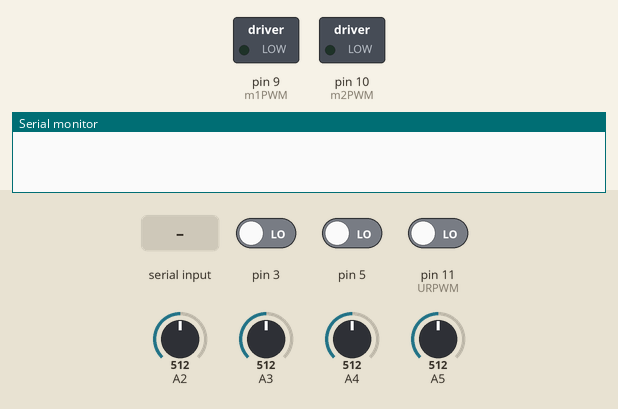
This sketch was run on a simulated Arduino Uno, built with avr-gcc and run on an emulated ATmega328P. Shown: switched loads named in the sketch (green lamp = pin HIGH), the last lines printed to the serial monitor. Inputs (shaded band) come from the test bench; at power-on: A2 = 512, A3 = 512, pin 3 LOW, pin 5 LOW, pin 11 (URPWM) LOW, A4 = 512, A5 = 512.

Above: at 0.9 s.
1.0 s: "90,45\n" received over Serial
At 3.65 s:
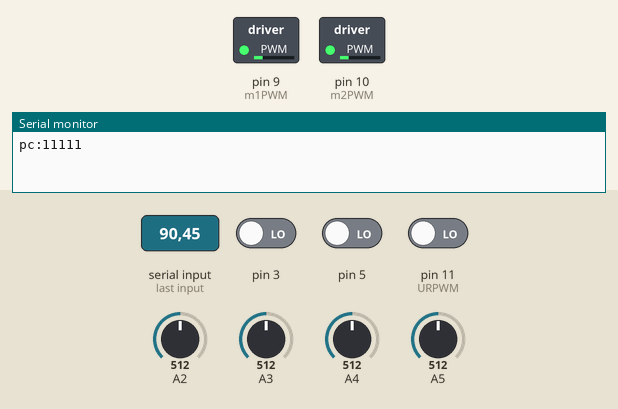
4.0 s: A2 set to 306
7.0 s: A3 set to 306
10.0 s: A3 set to 290
At 11.2 s:
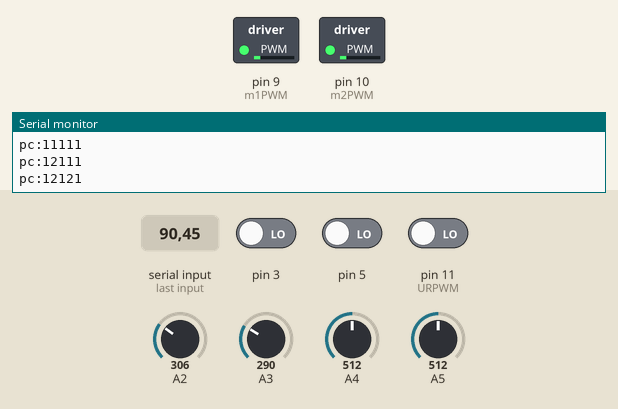
12.3 s: A3 set to 510
At 13.5 s:
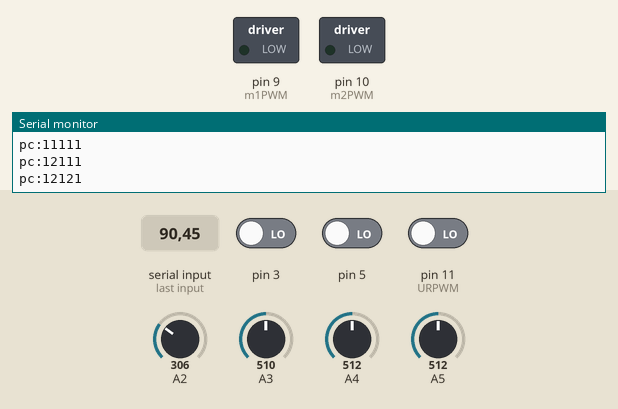
13.8 s: "30,150\n" received over Serial
At 16.12 s:
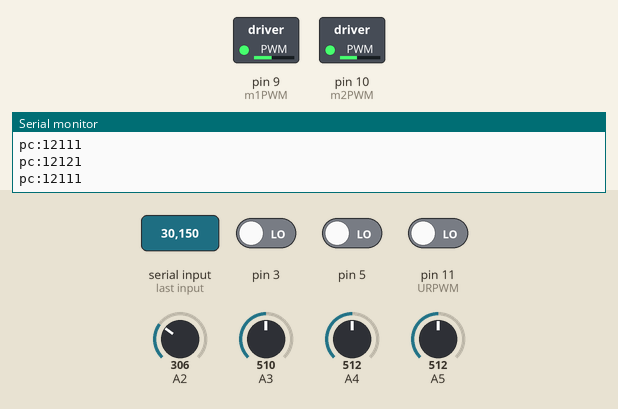
Timing chart, 0 to 17.8 s (numbered marks = the images above; inputs shaded):
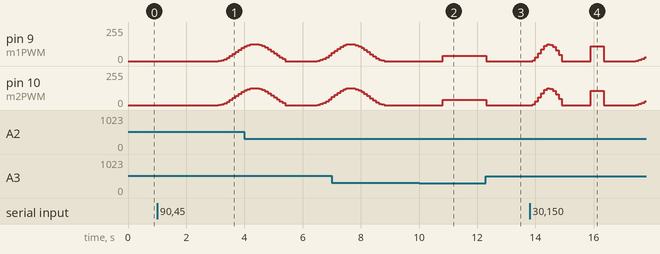

Measured:
- after the input at 1.0 s, pin 9 (m1PWM), pin 10 (m2PWM): moves from 0/255 to 98/255 over 0.80 s, starting after 2.1 s
- after the input at 10.0 s, pin 9 (m1PWM), pin 10 (m2PWM): 0/255 → 40/255 after 0.81 s
- after the input at 12.3 s, pin 9 (m1PWM), pin 10 (m2PWM): 40/255 → 0/255 at once
- after the input at 13.8 s, pin 9 (m1PWM): 0/255 → 7/255 after 0.10 s, → 28/255 0.10 s later, → 58/255 0.10 s later, → 89/255 0.10 s later, … (17 changes in this stretch); pin 10 (m2PWM): 0/255 → 7/255 after 0.10 s, → 28/255 0.10 s later, → 58/255 0.10 s later, → 89/255 0.10 s later, … (17 changes in this stretch)

The sketch:

Xiao_qiang_v4.ino
```cpp
/*
  Left motor = M2, Right motor = M1
  Connections             Arduino Pin
  M2Encoder B output ---> pin 3
  M1Encoder B output ---> pin 5

  Robot Communications Protocol v3.0
    Whenever a command finishes execution, sensor data is relayed back at the end of each movement command

  At software lab 3 arena, speed = 500, interval = 100
  m2_P = 1.106, m2_I = 0.0001, m2_D = 0.001;
  m1_P = 1.1, m1_I = 0.0001, m1_D = 0.001;

  Need to add move 2,3 grids and rotate right 180
  need to finalize FSM and command list
*/

#include <PID_v1.h>
#define samples 21
#define pi 3.14159265359
#define left_rotation_interval 1100
#define left_rotation_pi_const 0.8
#define right_rotation_interval 1100
#define right_rotation_pi_const 0.79
#define left_180_rotation_interval 2400
#define left_180_rotation_pi_const 0.38
#define right_180_rotation_interval 2400
#define right_180_rotation_pi_const 0.41
#define rotation_sampling_interval 100

// initialization
int m1INA = 2;      // Motor1 Dir A
int m1INB = 4;        // Motor1 Dir B
int m1PWM = 9;       // M1PWM
int m2INA = 7;      // Motor2 Dir A
int m2INB = 8;        // Motor2 Dir B
int m2PWM = 10;       // M2PWM
int URPWM = 11; // PWM Output 0-25000US,Every 50US represent 1cm
int URCOMP= 13; // PWM trigger pin
unsigned long prev_ms = 0, sensor_cooldown_duration = 1000;
unsigned long interval = 100 ; // time unit = ms
unsigned long _1_grid_movement_duration = 450;
unsigned long _2_grid_movement_duration = 900;
unsigned long _3_grid_movement_duration = 1250;
unsigned long _10_grid_movement_duration = 4200;
int m1PrevState, m1State, m2PrevState, m2State, command=0, sonarDist=0;
double m2DC = 0.0, m1DC = 0.0, m1SpeedAdjustment, m2SpeedAdjustment, m1Count=0.0, m2Count=0.0, targetSpeed = 0.0; // note: adjust target speed at the case statements
double m2_P = 1.1, m2_I = 0.0001, m2_D = 0.001;
double m1_P = 1.09, m1_I = 0.0001, m1_D = 0.001;
String commandBuffer = ""; // 71277776377627
boolean sendSensorReading=true;
int leftSideSensor[samples], leftDiagSensor[samples], rightSideSensor[samples], rightDiagSensor[samples];
int leftSideSensorMedian=0, leftDiagSensorMedian=0, rightDiagSensorMedian=0, rightSideSensorMedian=0;
int obstaclePositions[5];
double right_rotation_dc[right_rotation_interval/rotation_sampling_interval] ;
double left_rotation_dc[left_rotation_interval/rotation_sampling_interval] ;
double left_180_rotation_dc[left_180_rotation_interval/rotation_sampling_interval] ;
double right_180_rotation_dc[right_180_rotation_interval/rotation_sampling_interval] ;

//Specify the links and initial tuning parameters
PID leftPID(&m2Count, &m2SpeedAdjustment, &targetSpeed, m2_P, m2_I , m2_D, DIRECT);
PID rightPID(&m1Count, &m1SpeedAdjustment, &targetSpeed, m1_P, m1_I, m1_D, DIRECT);


void setup() {
  // setting String buffer size
  commandBuffer.reserve(200);

  // Setting initial states of FSMs
  m2PrevState = digitalRead(3);
  m1PrevState = digitalRead(5);

  //tell the PID to range between -88 and 800
  leftPID.SetOutputLimits(-800,800);
  rightPID.SetOutputLimits(-800,800);

  //turn the PID on
  leftPID.SetMode(AUTOMATIC);
  rightPID.SetMode(AUTOMATIC);

  Serial.begin(115200); // set the baud rate

  // Establishing Communications
  while(!Serial);

  // Compute right rotation dc
  for(int i=0,t=0; i<(right_rotation_interval/rotation_sampling_interval); i++,t+=rotation_sampling_interval){
    right_rotation_dc[i] = abs(0.5*sin(right_rotation_pi_const*pi*t*0.001)*sin(right_rotation_pi_const*pi*t*0.001));
    //Serial.println(right_rotation_dc[i]);
  }
  // Compute left rotation dc
  for(int i=0,t=0; i<(left_rotation_interval/rotation_sampling_interval); i++,t+=rotation_sampling_interval){
    left_rotation_dc[i] = abs(0.5*sin(left_rotation_pi_const*pi*t*0.001)*sin(left_rotation_pi_const*pi*t*0.001));
    //Serial.println(left_rotation_dc[i]);
  }
  // Compute left 180 rotation dc
  for(int i=0,t=0; i<(left_180_rotation_interval/rotation_sampling_interval); i++,t+=rotation_sampling_interval){
    left_180_rotation_dc[i] = abs(0.5*sin(left_180_rotation_pi_const*pi*t*0.001)*sin(left_180_rotation_pi_const*pi*t*0.001));
    //Serial.println(left_180_rotation_dc[i]);
  }
  // Compute right 180 rotation dc
  for(int i=0,t=0; i<(right_180_rotation_interval/rotation_sampling_interval); i++,t+=rotation_sampling_interval){
    right_180_rotation_dc[i] = abs(0.5*sin(right_180_rotation_pi_const*pi*t*0.001)*sin(right_180_rotation_pi_const*pi*t*0.001));
    //Serial.println(right_180_rotation_dc[i]);
  }
  while(Serial.available()<1){}
}

void loop() {
  switch(command){
    case 0:  // idle state, send readings once and check if there is next command
      // check if need to send sensor reading
      if(sendSensorReading){
        obstacleIdentification();
        sendSensorReading = false;

        // if obstacle position is x1x1x or x2x2x, reposition robot
        if((obstaclePositions[1]==1 && obstaclePositions[3]==1)||(obstaclePositions[1]==2 && obstaclePositions[3]==2))
          repositionRobotFront();

      }
      // check for next command
      if(commandBuffer.length() > 1){
        command = commandBuffer.charAt(0)-48;
        commandBuffer = commandBuffer.substring(1);
      }
      else if(commandBuffer.length() == 1){
        command = commandBuffer.charAt(0)-48;
        commandBuffer = "";
      }
      else command = 0;
    break;

    case 1: // move 1 grid
      // Setting wheels to move robot forward
      digitalWrite(m1INB, HIGH);
      digitalWrite(m2INB, HIGH);
      digitalWrite(m1INA, LOW);
      digitalWrite(m2INA, LOW);

      targetSpeed = 500;
      for(unsigned long movement_start_time = millis(); (millis() - movement_start_time)<_1_grid_movement_duration;)
        moveForward();
      analogWrite(m2PWM, 0*255);
      analogWrite(m1PWM, 0*255);
      command = 0;
      sendSensorReading = true;
    break;

    case 2: // rotate left 90
      rotateLeft90();
      command = 0;
      sendSensorReading = true;
    break;

    case 3: // rotate right 90
      rotateRight90();
      command = 0;
      sendSensorReading = true;
    break;

    case 4: // left 180
      rotateLeft180();
      command = 0;
      sendSensorReading = true;
    break;

    case 5: // right 180
      rotateRight180();
      command = 0;
      sendSensorReading = true;
    break;

    case 6: //  move 2 grid
      // Setting wheels to move robot forward
      digitalWrite(m1INB, HIGH);
      digitalWrite(m2INB, HIGH);
      digitalWrite(m1INA, LOW);
      digitalWrite(m2INA, LOW);
      targetSpeed = 500;
      for(unsigned long movement_start_time = millis(); (millis() - movement_start_time)<_2_grid_movement_duration;)
        moveForward();
      analogWrite(m2PWM, 0*255);
      analogWrite(m1PWM, 0*255);
      sendSensorReading = true;
      command = 0;
    break;

    case 7: // move 3 grid
      // Setting wheels to move robot forward
      digitalWrite(m1INB, HIGH);
      digitalWrite(m2INB, HIGH);
      digitalWrite(m1INA, LOW);
      digitalWrite(m2INA, LOW);
      targetSpeed = 500;

      for(unsigned long movement_start_time = millis(); (millis() - movement_start_time)<_3_grid_movement_duration;)
        moveForward();
      analogWrite(m2PWM, 0*255);
      analogWrite(m1PWM, 0*255);
      sendSensorReading = true;
      command = 0;
    break;

    case 8: // move 10 grid
    // Setting wheels to move robot forward
      digitalWrite(m1INB, HIGH);
      digitalWrite(m2INB, HIGH);
      digitalWrite(m1INA, LOW);
      digitalWrite(m2INA, LOW);
      targetSpeed = 500;
      for(unsigned long movement_start_time = millis(); (millis() - movement_start_time)<_10_grid_movement_duration;)
        moveForward();
      analogWrite(m1PWM, 0*255);
      analogWrite(m2PWM, 0*255);
      sendSensorReading = true;
      command = 0;
    default: command = 0; // go to idle state by default
  }
}

void serialEvent(){
  // get data from serial buffer
  while(Serial.available()){
    char inChar = (char)Serial.read();
    commandBuffer += inChar;
  }
  // remove whitespaces
  commandBuffer.trim();
}

void obstacleIdentification(){
  for(long startTime=millis();(millis()-startTime)<sensor_cooldown_duration;){
    computeMedian();
    sonarReading();
  }
  // check left side distance
  if(leftSideSensorMedian>=19 && leftSideSensorMedian<=25)
    obstaclePositions[0] = 3;
  else if(leftSideSensorMedian>=11 && leftSideSensorMedian<=18)
    obstaclePositions[0] = 2;
  else if(leftSideSensorMedian<11 && leftSideSensorMedian>0)
    obstaclePositions[0] = 1;
  else
    obstaclePositions[0] = 0;

  // check left diag distance
  if(leftDiagSensorMedian>=18 && leftDiagSensorMedian<=25)
    obstaclePositions[1] = 3;
  else if(leftDiagSensorMedian>=13 && leftDiagSensorMedian<=17)
    obstaclePositions[1] = 2;
  else if(leftDiagSensorMedian<12 && leftDiagSensorMedian>0)
    obstaclePositions[1] = 1;
  else
    obstaclePositions[1] = 0;

  // check right diag distance
  if(rightDiagSensorMedian>=19 && rightDiagSensorMedian<=31)
    obstaclePositions[3] = 3;
  else if(rightDiagSensorMedian>=13 && rightDiagSensorMedian<=18)
    obstaclePositions[3] = 2;
  else if(rightDiagSensorMedian<12 && rightDiagSensorMedian>0)
    obstaclePositions[3] = 1;
  else
    obstaclePositions[3] = 0;

  // check ultrasonic distance
  if(sonarDist>=23 && sonarDist<=30)
    obstaclePositions[2] = 3;
  else if(sonarDist>=12 && sonarDist<=16)
    obstaclePositions[2] = 2;
  else if(sonarDist<=11)
    obstaclePositions[2] = 1;
  else
    obstaclePositions[2] = 0;

  // check right side distance
  if(rightSideSensorMedian>=21 && rightSideSensorMedian<=24)
    obstaclePositions[4] = 3;
  else if(rightSideSensorMedian>=12 && rightSideSensorMedian<=20)
    obstaclePositions[4] = 2;
  else if(rightSideSensorMedian<12 && rightSideSensorMedian>0)
    obstaclePositions[4] = 1;
  else
    obstaclePositions[4] = 0;
  Serial.print("pc:");
  Serial.print(obstaclePositions[0]);
  Serial.print(obstaclePositions[1]);
  Serial.print(obstaclePositions[2]);
  Serial.print(obstaclePositions[3]);
  Serial.println(obstaclePositions[4]);
}

int leftSideSensorReading(){
 return ((5000/(analogRead(4)-10))-3);
}

int leftDiagSensorReading(){
 return ((5200/(analogRead(2)-10))-3);
}

int rightDiagSensorReading(){
 return ((5210/(analogRead(3)-10))-3);
}

int rightSideSensorReading(){
 return ((5000/(analogRead(5)-10))-3);
}

void computeMedian(){
  static int sideIndex=0;
  static int diagIndex=0;
  // get reading
  leftSideSensor[sideIndex] = leftSideSensorReading();
  leftDiagSensor[diagIndex] = leftDiagSensorReading();
  rightSideSensor[sideIndex] = rightSideSensorReading();
  rightDiagSensor[diagIndex] = rightDiagSensorReading();
  // sort data
  insertionSort();

  leftSideSensorMedian = leftSideSensor[samples/2];
  leftDiagSensorMedian = leftDiagSensor[samples/2];
  rightSideSensorMedian = rightSideSensor[samples/2];
  rightDiagSensorMedian = rightDiagSensor[samples/2];

  sideIndex = (sideIndex+1)%samples;
  diagIndex = (diagIndex+1)%samples;
}

void insertionSort(){
  for(int i=0; i<samples; i++){
    for(int j=i; j>0;j--){
      if(leftSideSensor[j]<leftSideSensor[j-1]){
        int temp = leftSideSensor[j];
        leftSideSensor[j] = leftSideSensor[j-1];
        leftSideSensor[j-1] = temp;
      }
      if(leftDiagSensor[j]<leftDiagSensor[j-1]){
        int temp = leftDiagSensor[j];
        leftDiagSensor[j] = leftDiagSensor[j-1];
        leftDiagSensor[j-1] = temp;
      }
      if(rightSideSensor[j]<rightSideSensor[j-1]){
        int temp = rightSideSensor[j];
        rightSideSensor[j] = rightSideSensor[j-1];
        rightSideSensor[j-1] = temp;
      }
      if(rightDiagSensor[j]<rightDiagSensor[j-1]){
        int temp = rightDiagSensor[j];
        rightDiagSensor[j] = rightDiagSensor[j-1];
        rightDiagSensor[j-1] = temp;
      }
    }
  }
}

void sonarReading(){
  unsigned long pulseDuration = (pulseIn(URPWM, LOW, 12000));
  if(pulseDuration<=50000 && pulseDuration>0)
    sonarDist = pulseDuration/50; // 1cm for every 50us
}

void moveForward(){
  // Setting wheels to move
  analogWrite(m1PWM, m1DC*255);
  analogWrite(m2PWM, m2DC*255);

  unsigned long current_ms = millis();
  // Compute FSM to track rate of rising edges
  computeFSM();

  if((current_ms - prev_ms) > interval){

    leftPID.Compute();
    rightPID.Compute();
    m2DC = (m2Count+m2SpeedAdjustment)/1290;
    m1DC = (m1Count+m1SpeedAdjustment)/1230;

    m2Count = 0;
    m1Count = 0;
    prev_ms = current_ms;
  }
}

void computeFSM(){
  m2State = digitalRead(3);
  m1State = digitalRead(5);

  if(m2PrevState<m2State){ m2Count++;}
  m2PrevState = m2State;

  if(m1PrevState<m1State){ m1Count++;}
  m1PrevState = m1State;
}

void rotateLeft90(){
  /// setting wheel direction to rotate robot left
  digitalWrite(m1INB, HIGH);
  digitalWrite(m2INB, LOW);
  digitalWrite(m1INA, LOW);
  digitalWrite(m2INA, HIGH);

  for(int i=0; i<(left_rotation_interval/rotation_sampling_interval); i++){
    analogWrite(m2PWM,left_rotation_dc[i]*255);
    analogWrite(m1PWM,left_rotation_dc[i]*255);
    delay(rotation_sampling_interval);
  }
  analogWrite(m2PWM, 0*255);
  analogWrite(m1PWM, 0*255);
}

void rotateLeft180(){
  /// setting wheel direction to rotate robot left
  digitalWrite(m1INB, HIGH);
  digitalWrite(m2INB, LOW);
  digitalWrite(m1INA, LOW);
  digitalWrite(m2INA, HIGH);

  for(int i=0; i<(left_180_rotation_interval/rotation_sampling_interval); i++){
    analogWrite(m2PWM,left_180_rotation_dc[i]*255);
    analogWrite(m1PWM,left_180_rotation_dc[i]*255);
    delay(rotation_sampling_interval);
  }
  analogWrite(m2PWM, 0*255);
  analogWrite(m1PWM, 0*255);
}

void rotateRight180(){
  /// setting wheel direction to rotate robot left
  digitalWrite(m1INB, LOW);
  digitalWrite(m2INB, HIGH);
  digitalWrite(m1INA, HIGH);
  digitalWrite(m2INA, LOW);

  for(int i=0; i<(right_180_rotation_interval/rotation_sampling_interval); i++){
    analogWrite(m2PWM,right_180_rotation_dc[i]*255);
    analogWrite(m1PWM,right_180_rotation_dc[i]*255);
    delay(rotation_sampling_interval);
  }
  analogWrite(m2PWM, 0*255);
  analogWrite(m1PWM, 0*255);
}

void rotateRight90(){
  // setting wheel direction to rotate robot right
  digitalWrite(m1INB, LOW);
  digitalWrite(m2INB, HIGH);
  digitalWrite(m1INA, HIGH);
  digitalWrite(m2INA, LOW);

  for(int i=0; i<(right_rotation_interval/rotation_sampling_interval); i++){
    analogWrite(m2PWM,right_rotation_dc[i]*255);
    analogWrite(m1PWM,right_rotation_dc[i]*255);
    delay(rotation_sampling_interval);
  }
  analogWrite(m2PWM, 0*255);
  analogWrite(m1PWM, 0*255);
}

void repositionRobotFront(){
  // compute median sensor readings to know if robot is facing straight
  for(long start_time = millis(); (millis()-start_time)<sensor_cooldown_duration;)
    computeMedian();
  if(leftDiagSensorMedian>rightDiagSensorMedian){
    // set wheels to rotate right
    digitalWrite(m1INB, LOW);
    digitalWrite(m2INB, HIGH);
    digitalWrite(m1INA, HIGH);
    digitalWrite(m2INA, LOW);

    // start rotating
    analogWrite(m2PWM, 0.15*255);
    analogWrite(m1PWM, 0.15*255);

    while(leftDiagSensorMedian>rightDiagSensorMedian)
      computeMedian();
  } else if(leftDiagSensorMedian<rightDiagSensorMedian){
    // set wheels to rotate left
    digitalWrite(m1INB, HIGH);
    digitalWrite(m2INB, LOW);
    digitalWrite(m1INA, LOW);
    digitalWrite(m2INA, HIGH);
    // start rotating
    analogWrite(m2PWM, 0.16*255);
    analogWrite(m1PWM, 0.16*255);

    while(leftDiagSensorMedian<rightDiagSensorMedian)
      computeMedian();
  }
  analogWrite(m2PWM, 0);
  analogWrite(m1PWM, 0);
}
```
